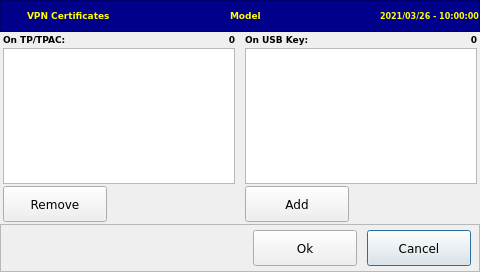
<?xml version="1.0" encoding="UTF-8"?>
<ui version="4.0">
 <class>ManageVPN</class>
 <widget class="QDialog" name="ManageVPN">
  <property name="geometry">
   <rect>
    <x>0</x>
    <y>0</y>
    <width>480</width>
    <height>272</height>
   </rect>
  </property>
  <property name="windowTitle">
   <string>Dialog</string>
  </property>
  <layout class="QVBoxLayout" name="verticalLayout">
   <property name="spacing">
    <number>2</number>
   </property>
   <property name="margin">
    <number>0</number>
   </property>
   <item>
    <widget class="QFrame" name="frameTitle">
     <property name="minimumSize">
      <size>
       <width>0</width>
       <height>32</height>
      </size>
     </property>
     <property name="maximumSize">
      <size>
       <width>16777215</width>
       <height>32</height>
      </size>
     </property>
     <property name="styleSheet">
      <string notr="true">background-color: DarkBlue;
color: Yellow;</string>
     </property>
     <property name="frameShape">
      <enum>QFrame::StyledPanel</enum>
     </property>
     <property name="frameShadow">
      <enum>QFrame::Raised</enum>
     </property>
     <layout class="QHBoxLayout" name="horizontalLayout_2">
      <property name="spacing">
       <number>2</number>
      </property>
      <property name="margin">
       <number>0</number>
      </property>
      <item>
       <widget class="QLabel" name="lblIcon">
        <property name="minimumSize">
         <size>
          <width>24</width>
          <height>24</height>
         </size>
        </property>
        <property name="maximumSize">
         <size>
          <width>24</width>
          <height>24</height>
         </size>
        </property>
        <property name="styleSheet">
         <string notr="true">border-image: url(&quot;:/libicons/img/OpenVPN64.png&quot;)</string>
        </property>
        <property name="text">
         <string/>
        </property>
       </widget>
      </item>
      <item>
       <widget class="QLabel" name="lblAction">
        <property name="minimumSize">
         <size>
          <width>0</width>
          <height>25</height>
         </size>
        </property>
        <property name="maximumSize">
         <size>
          <width>16777215</width>
          <height>25</height>
         </size>
        </property>
        <property name="font">
         <font>
          <family>DejaVu Sans</family>
          <pointsize>7</pointsize>
          <weight>75</weight>
          <bold>true</bold>
         </font>
        </property>
        <property name="styleSheet">
         <string notr="true"/>
        </property>
        <property name="text">
         <string>VPN Certificates</string>
        </property>
        <property name="scaledContents">
         <bool>false</bool>
        </property>
       </widget>
      </item>
      <item>
       <spacer name="horizontalSpacer_2">
        <property name="orientation">
         <enum>Qt::Horizontal</enum>
        </property>
        <property name="sizeType">
         <enum>QSizePolicy::MinimumExpanding</enum>
        </property>
        <property name="sizeHint" stdset="0">
         <size>
          <width>10</width>
          <height>20</height>
         </size>
        </property>
       </spacer>
      </item>
      <item>
       <widget class="QLabel" name="lblModel">
        <property name="minimumSize">
         <size>
          <width>0</width>
          <height>25</height>
         </size>
        </property>
        <property name="maximumSize">
         <size>
          <width>16777215</width>
          <height>25</height>
         </size>
        </property>
        <property name="font">
         <font>
          <family>DejaVu Sans</family>
          <pointsize>7</pointsize>
          <weight>75</weight>
          <bold>true</bold>
         </font>
        </property>
        <property name="styleSheet">
         <string notr="true"/>
        </property>
        <property name="text">
         <string>Model</string>
        </property>
        <property name="scaledContents">
         <bool>false</bool>
        </property>
       </widget>
      </item>
      <item>
       <spacer name="horizontalSpacer_3">
        <property name="orientation">
         <enum>Qt::Horizontal</enum>
        </property>
        <property name="sizeHint" stdset="0">
         <size>
          <width>40</width>
          <height>20</height>
         </size>
        </property>
       </spacer>
      </item>
      <item alignment="Qt::AlignVCenter">
       <widget class="QLabel" name="lblDateTime">
        <property name="font">
         <font>
          <family>DejaVu Sans</family>
          <pointsize>6</pointsize>
          <weight>75</weight>
          <bold>true</bold>
         </font>
        </property>
        <property name="text">
         <string>2021/03/26 - 10:00:00</string>
        </property>
       </widget>
      </item>
     </layout>
    </widget>
   </item>
   <item>
    <layout class="QGridLayout" name="gridLayout">
     <property name="leftMargin">
      <number>3</number>
     </property>
     <property name="rightMargin">
      <number>3</number>
     </property>
     <property name="horizontalSpacing">
      <number>10</number>
     </property>
     <item row="0" column="0">
      <widget class="QLabel" name="lblTPac">
       <property name="font">
        <font>
         <family>DejaVu Sans</family>
         <pointsize>7</pointsize>
         <weight>75</weight>
         <bold>true</bold>
        </font>
       </property>
       <property name="text">
        <string>On TP/TPAC:</string>
       </property>
       <property name="scaledContents">
        <bool>false</bool>
       </property>
       <property name="buddy">
        <cstring>lstTPac</cstring>
       </property>
      </widget>
     </item>
     <item row="0" column="1">
      <widget class="QLabel" name="lblNumTP">
       <property name="font">
        <font>
         <family>DejaVu Sans</family>
         <pointsize>7</pointsize>
         <weight>75</weight>
         <bold>true</bold>
        </font>
       </property>
       <property name="text">
        <string>0</string>
       </property>
       <property name="alignment">
        <set>Qt::AlignRight|Qt::AlignTrailing|Qt::AlignVCenter</set>
       </property>
      </widget>
     </item>
     <item row="0" column="2">
      <widget class="QLabel" name="lblUsb">
       <property name="font">
        <font>
         <family>DejaVu Sans</family>
         <pointsize>7</pointsize>
         <weight>75</weight>
         <bold>true</bold>
        </font>
       </property>
       <property name="text">
        <string>On USB Key:</string>
       </property>
       <property name="scaledContents">
        <bool>false</bool>
       </property>
       <property name="buddy">
        <cstring>lstUsb</cstring>
       </property>
      </widget>
     </item>
     <item row="0" column="3">
      <widget class="QLabel" name="lblNumUSB">
       <property name="font">
        <font>
         <family>DejaVu Sans</family>
         <pointsize>7</pointsize>
         <weight>75</weight>
         <bold>true</bold>
        </font>
       </property>
       <property name="text">
        <string>0</string>
       </property>
       <property name="alignment">
        <set>Qt::AlignRight|Qt::AlignTrailing|Qt::AlignVCenter</set>
       </property>
      </widget>
     </item>
     <item row="1" column="0" colspan="2">
      <widget class="QListWidget" name="lstTPac">
       <property name="minimumSize">
        <size>
         <width>200</width>
         <height>100</height>
        </size>
       </property>
       <property name="font">
        <font>
         <family>DejaVu Sans</family>
         <pointsize>8</pointsize>
         <weight>75</weight>
         <bold>true</bold>
        </font>
       </property>
       <property name="showDropIndicator" stdset="0">
        <bool>false</bool>
       </property>
       <property name="selectionMode">
        <enum>QAbstractItemView::MultiSelection</enum>
       </property>
      </widget>
     </item>
     <item row="1" column="2" colspan="2">
      <widget class="QListWidget" name="lstUsb">
       <property name="minimumSize">
        <size>
         <width>200</width>
         <height>100</height>
        </size>
       </property>
       <property name="font">
        <font>
         <family>DejaVu Sans</family>
         <pointsize>8</pointsize>
         <weight>75</weight>
         <bold>true</bold>
        </font>
       </property>
       <property name="selectionMode">
        <enum>QAbstractItemView::MultiSelection</enum>
       </property>
      </widget>
     </item>
     <item row="2" column="0">
      <widget class="QPushButton" name="cmdRemove">
       <property name="minimumSize">
        <size>
         <width>104</width>
         <height>36</height>
        </size>
       </property>
       <property name="maximumSize">
        <size>
         <width>104</width>
         <height>36</height>
        </size>
       </property>
       <property name="font">
        <font>
         <family>DejaVu Sans</family>
         <pointsize>9</pointsize>
        </font>
       </property>
       <property name="focusPolicy">
        <enum>Qt::NoFocus</enum>
       </property>
       <property name="styleSheet">
        <string notr="true"/>
       </property>
       <property name="text">
        <string notr="true">Remove</string>
       </property>
       <property name="icon">
        <iconset resource="resources.qrc">
         <normaloff>:/libicons/img/Trash_32.png</normaloff>:/libicons/img/Trash_32.png</iconset>
       </property>
       <property name="autoDefault">
        <bool>false</bool>
       </property>
       <property name="default">
        <bool>true</bool>
       </property>
      </widget>
     </item>
     <item row="2" column="2">
      <widget class="QPushButton" name="cmdAdd">
       <property name="minimumSize">
        <size>
         <width>104</width>
         <height>36</height>
        </size>
       </property>
       <property name="maximumSize">
        <size>
         <width>104</width>
         <height>36</height>
        </size>
       </property>
       <property name="font">
        <font>
         <family>DejaVu Sans</family>
         <pointsize>9</pointsize>
        </font>
       </property>
       <property name="focusPolicy">
        <enum>Qt::NoFocus</enum>
       </property>
       <property name="styleSheet">
        <string notr="true"/>
       </property>
       <property name="text">
        <string notr="true">Add</string>
       </property>
       <property name="icon">
        <iconset resource="resources.qrc">
         <normaloff>:/libicons/img/Back.png</normaloff>:/libicons/img/Back.png</iconset>
       </property>
       <property name="autoDefault">
        <bool>false</bool>
       </property>
       <property name="default">
        <bool>true</bool>
       </property>
      </widget>
     </item>
    </layout>
   </item>
   <item>
    <widget class="QFrame" name="frameButtons">
     <property name="minimumSize">
      <size>
       <width>0</width>
       <height>48</height>
      </size>
     </property>
     <property name="maximumSize">
      <size>
       <width>16777215</width>
       <height>48</height>
      </size>
     </property>
     <property name="frameShape">
      <enum>QFrame::StyledPanel</enum>
     </property>
     <property name="frameShadow">
      <enum>QFrame::Raised</enum>
     </property>
     <layout class="QHBoxLayout" name="horizontalLayout">
      <property name="spacing">
       <number>10</number>
      </property>
      <property name="leftMargin">
       <number>8</number>
      </property>
      <property name="topMargin">
       <number>0</number>
      </property>
      <property name="rightMargin">
       <number>8</number>
      </property>
      <property name="bottomMargin">
       <number>0</number>
      </property>
      <item>
       <spacer name="horizontalSpacer">
        <property name="orientation">
         <enum>Qt::Horizontal</enum>
        </property>
        <property name="sizeHint" stdset="0">
         <size>
          <width>68</width>
          <height>20</height>
         </size>
        </property>
       </spacer>
      </item>
      <item>
       <widget class="QPushButton" name="cmdOk">
        <property name="minimumSize">
         <size>
          <width>104</width>
          <height>36</height>
         </size>
        </property>
        <property name="maximumSize">
         <size>
          <width>104</width>
          <height>36</height>
         </size>
        </property>
        <property name="font">
         <font>
          <family>DejaVu Sans</family>
          <pointsize>9</pointsize>
         </font>
        </property>
        <property name="focusPolicy">
         <enum>Qt::NoFocus</enum>
        </property>
        <property name="text">
         <string notr="true">Ok</string>
        </property>
        <property name="icon">
         <iconset resource="resources.qrc">
          <normaloff>:/libicons/img/OK.png</normaloff>:/libicons/img/OK.png</iconset>
        </property>
       </widget>
      </item>
      <item>
       <widget class="QPushButton" name="cmdCancel">
        <property name="minimumSize">
         <size>
          <width>104</width>
          <height>36</height>
         </size>
        </property>
        <property name="maximumSize">
         <size>
          <width>104</width>
          <height>36</height>
         </size>
        </property>
        <property name="font">
         <font>
          <family>DejaVu Sans</family>
          <pointsize>9</pointsize>
         </font>
        </property>
        <property name="focusPolicy">
         <enum>Qt::NoFocus</enum>
        </property>
        <property name="text">
         <string notr="true">Cancel</string>
        </property>
        <property name="icon">
         <iconset resource="resources.qrc">
          <normaloff>:/libicons/img/Delete.png</normaloff>:/libicons/img/Delete.png</iconset>
        </property>
        <property name="autoDefault">
         <bool>false</bool>
        </property>
        <property name="default">
         <bool>true</bool>
        </property>
       </widget>
      </item>
     </layout>
    </widget>
   </item>
  </layout>
 </widget>
 <resources>
  <include location="resources.qrc"/>
 </resources>
 <connections/>
</ui>
